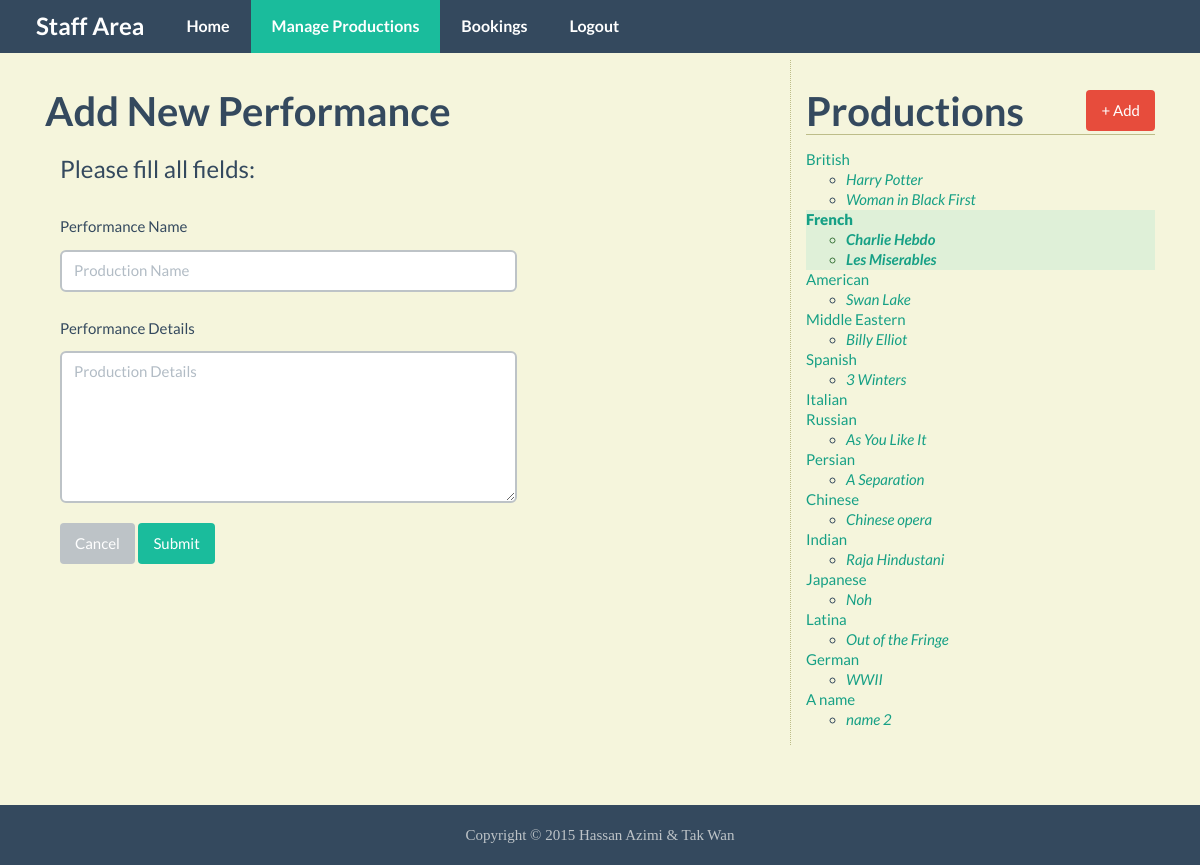
Page /new_performance.php?production=2 (signed in) on the committed database.
### tables this page shows
CREATE TABLE IF NOT EXISTS `Production` (
`production_id` int(11) NOT NULL,
  `production_name` varchar(50) NOT NULL,
  `production_type` varchar(20) DEFAULT NULL
);

CREATE TABLE IF NOT EXISTS `Performance` (
`performance_id` int(11) NOT NULL,
  `production_id` int(11) NOT NULL,
  `performance_name` varchar(50) NOT NULL,
  `details` text
);

### public/new_performance.php (the view, shortened to what this page needs)
<?php require_once("../includes/db_connection.php"); ?>
<?php require_once("../includes/functions.php"); ?>
<?php find_selected_performance(); ?>
<?php include("../includes/layouts/header.php"); ?>
<nav class="navbar navbar-inverse navbar-fixed-top">
	<section class="container">
		<div class="navbar-header">
			<a class="navbar-brand" href="staff.php">Staff Area</a>
		</div>
		<div id="navbar" class="collapse navbar-collapse">
			<ul class="nav navbar-nav">
				<li><a href="staff.php">Home</a></li>
				<li class="active"><a href="manage_content.php">Manage Productions</a></li>
				<li><a href="bookings.php">Bookings</a></li>
				<li><a href="logout.php">Logout</a></li>
		</div>
	</section>
</nav>
<section class="container">
	<section class="main col-lg-8">
		<h3>Add New Performance</h3>
		<form action="new_performance.php?production=<?php echo urldecode($current_production["production_id"]); ?>" method="POST" role="form">
			<fieldset class="col-lg-8">
				<legend>Please fill all fields:</legend>
				<div class="form-group">
					<label for="name">Performance Name</label>
					<input type="text" class="form-control" name="name" id="name" placeholder="Production Name" maxlength="50" required>
				</div>
				<div class="form-group">
					<label for="details">Performance Details</label>
					<textarea class="form-control" name="details" id="details" cols="30" rows="6" placeholder="Production Details" required></textarea>
				</div>
				<a href="manage_content.php?production=<?php echo urlencode($current_production["production_id"]); ?>" class="btn btn-default">Cancel</a>
				<button type="submit" name="submit" class="btn btn-primary">Submit</button>
			</fieldset>
		</form>
	</section>
	<section class="sidebar col-lg-4">
		<h3>Productions <a href="new_performance.php" class="btn btn-danger pull-right">+ Add</a></h3>
		<?php echo navigation($current_production, $current_performance); ?>
	</section>
</section>
<?php include("../includes/layouts/footer.php"); ?>

### includes/functions.php (shortened to what this page needs)
<?php
function find_all_productions() {
	global $connection;
	$query          = "SELECT * FROM Production ORDER BY production_id ASC";
	$production_set = mysqli_query($connection, $query);
	return $production_set;
}
function find_performances_for_production($production_id) {
	global $connection;
	$safe_production_id = mysqli_real_escape_string($connection, $production_id);
	$query              = "SELECT * FROM Performance WHERE production_id = {$safe_production_id} ORDER BY performance_name ASC";
	$performance_set    = mysqli_query($connection, $query);
	return $performance_set;
}
function find_production_by_id($production_id) {
	global $connection;
	$safe_production_id = mysqli_real_escape_string($connection, $production_id);
	$query              = "SELECT * FROM Production WHERE production_id = {$safe_production_id} LIMIT 1";
	$production_set     = mysqli_query($connection, $query);
	if($production = mysqli_fetch_assoc($production_set)) {
		return $production;
	} else {
		return NULL;
	}
}
function navigation($production_array, $performance_array) {
	$output         = "<ul class='list-unstyled'>";
	$production_set = find_all_productions();
	while($production = mysqli_fetch_assoc($production_set)) {
		$output .= "<li";
		if($production_array && $production["production_id"] == $production_array["production_id"]) {
			$output .= " class='selected alert-success'";
		}
		$output .= ">";
		$output .= "<a href='manage_content.php?production=";
		$output .= urlencode($production["production_id"]);
		$output .= "'>";
		$output .= htmlentities($production["production_name"]);
		$output .= "</a>";
		$performance_set = find_performances_for_production($production["production_id"]);
		$output .= "<ul>";
		while($performance = mysqli_fetch_assoc($performance_set)) {
			$output .= "<li";
			$output .= ">";
			$output .= "<a href='manage_content.php?performance=";
			$output .= urlencode($performance["performance_id"]);
			$output .= "'>";
			$output .= htmlentities($performance["performance_name"]);
			$output .= "</a></li>";
		}
		$output .= "</ul></li>";
	}
	$output .= "</ul>";
	return $output;
}
function find_selected_performance() {
	if(isset($_GET["production"])) {
		$current_production  = find_production_by_id($_GET["production"]);
		$current_performance = NULL;
	} elseif(isset($_GET["performance"])) {
		$current_production  = NULL;
		$current_performance = find_performance_by_id($_GET["performance"]);
	} else {
		$current_production  = NULL;
		$current_performance = NULL;
	}
}

### public/css/custom.css (style rules this page uses)
html { position : relative; min-height : 100%; }
body { margin-bottom : 60px; background-color : #F5F5DC; }
body > .container { padding : 60px 15px; }
.sidebar { border-left : 1px dotted #BDBD89; }
.sidebar h3 { border-bottom : 1px solid #BDBD89; }
textarea { resize : vertical; }
.selected { font-weight : 900; }
ul, li { line-height : 20px; font-size : 15px; }
ul > li > ul > li { font-style : italic; }

### rows in the picture
production: value "British"
performance: value "Harry Potter"
performance: value "Woman in Black First"
production: value "French"
performance: value "Charlie Hebdo"
performance: value "Les Miserables"
production: value "American"
performance: value "Swan Lake"
production: value "Middle Eastern"
performance: value "Billy Elliot"
production: value "Spanish"
performance: value "3 Winters"
production: value "Italian"
production: value "Russian"
performance: value "As You Like It"
production: value "Persian"
performance: value "A Separation"
production: value "Chinese"
performance: value "Chinese opera"
production: value "Indian"
performance: value "Raja Hindustani"
production: value "Japanese"
performance: value "Noh"
production: value "Latina"
performance: value "Out of the Fringe"
production: value "German"
performance: value "WWII"
production: value "A name"
performance: value "name 2"
